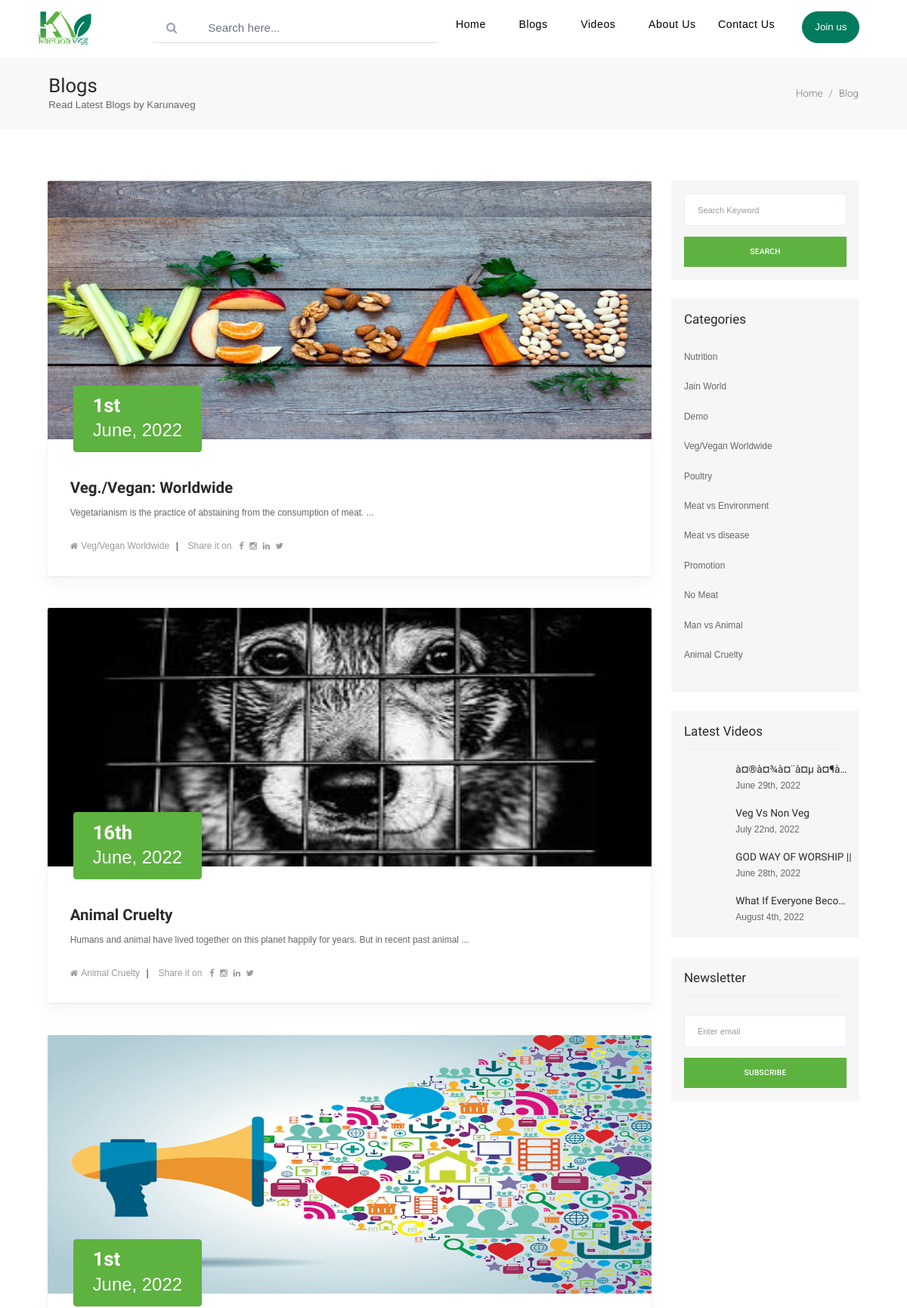
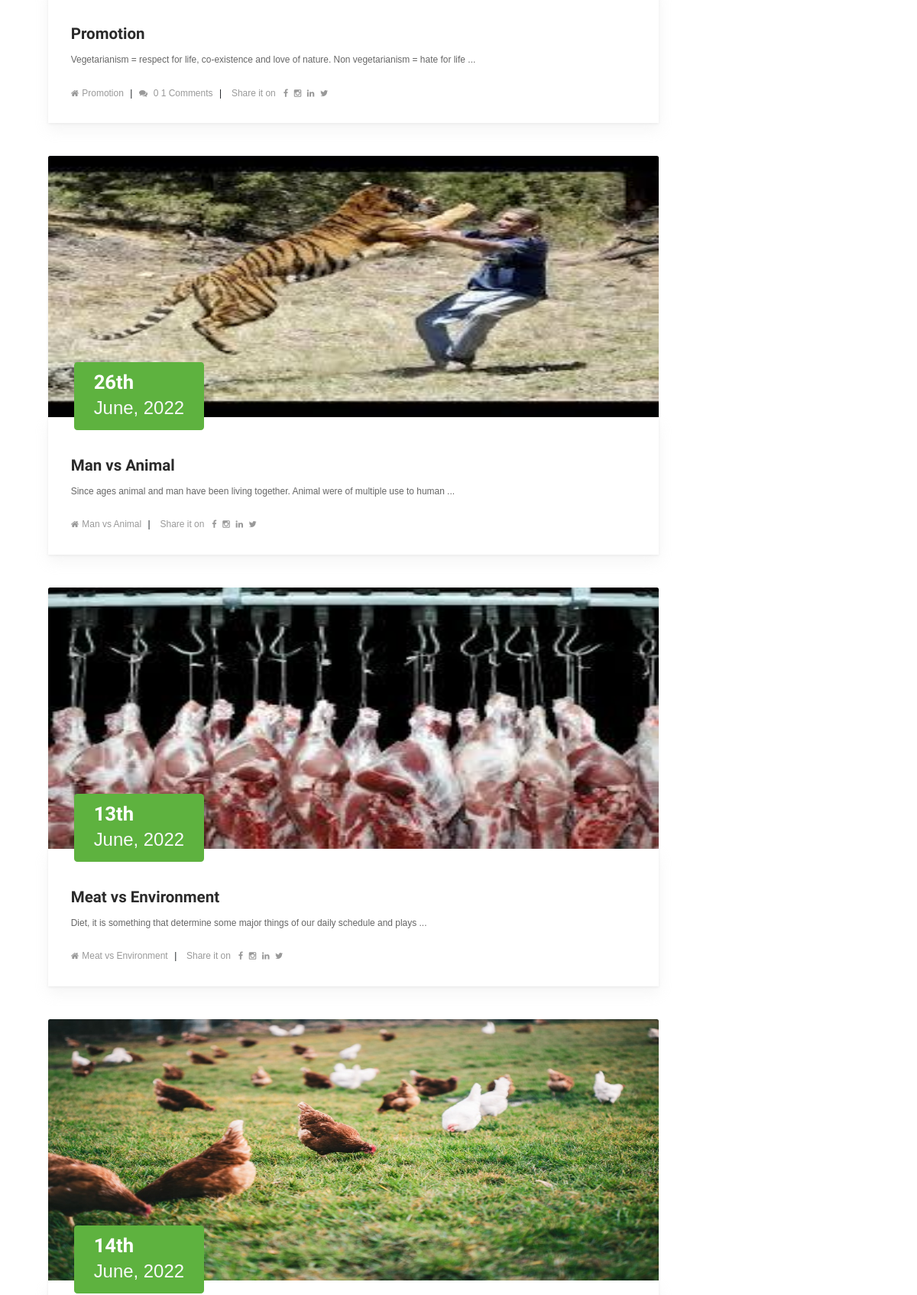
Screenshot of /blog.php (upper part) with the database file from the repository (2 pictures, top to bottom).
### tables this page shows
CREATE TABLE `posts` (
  `id` int(11) NOT NULL,
  `title` text NOT NULL,
  `content` text NOT NULL,
  `about_blog` text NOT NULL,
  `url` varchar(200) NOT NULL,
  `created_at` timestamp NOT NULL DEFAULT CURRENT_TIMESTAMP,
  `category_id` int(11) NOT NULL
);

CREATE TABLE `images` (
  `id` int(11) NOT NULL,
  `post_id` int(11) NOT NULL,
  `image` text NOT NULL
);

CREATE TABLE `category` (
  `id` int(11) NOT NULL,
  `name` varchar(200) NOT NULL
);

CREATE TABLE `videos` (
  `id` int(20) NOT NULL,
  `title` varchar(200) NOT NULL,
  `description` text NOT NULL,
  `ending_lines` text NOT NULL,
  `url` text NOT NULL,
  `category_id` int(11) NOT NULL,
  `created_at` timestamp NOT NULL DEFAULT CURRENT_TIMESTAMP ON UPDATE CURRENT_TIMESTAMP
);

### blog.php (the view, shortened to what this page needs)
<!DOCTYPE html>
<html lang="en">
  <head>
    <link rel="stylesheet" href="css/bootstrap.css" />
    <link href="vendor/bootstrap/css/bootstrap.min.css" rel="stylesheet">
    <link rel="stylesheet" href="assets/css/fontawesome.css">
    <link rel="stylesheet" href="assets/css/style.css">
    <link rel="stylesheet" href="assets/css/owl.css">
    <link rel="stylesheet" href="assets/css/Blog-style.css" />
  </head>
  <body >
    <?php
        include('includes/function.php');
        include('includes/header.php');
    ?>
 <section class="banner_area">
      <div class="banner_inner d-flex align-items-center">
        <div class="container-fluid col-11">
          <div
            class="banner_content d-md-flex justify-content-between align-items-center">
            <div class="mb-3 mb-md-0">
              <h2>Blogs</h2>
              <p>Read Latest Blogs by Karunaveg</p>
            </div>
            <div class="page_link">
              <a href="index.php">Home</a>
              <a href="blog.php">Blog </a>
            </div>
          </div>
        </div>
      </div>
    </section>
  <section class="blog_area " style="zoom:90%">
      <div class="container-fluid col-11">
          <div class="row">
              <div class="col-lg-9 mb-5 mb-lg-0">
                  <div class="blog_left_sidebar">
                      <?php
                        $query = "SELECT * FROM `posts` ORDER BY RAND()";
                        $run = mysqli_query($db, $query);
                        $num = mysqli_num_rows($run);
                        if($num>0)
                        {
                          while( $row = mysqli_fetch_assoc($run))
                          {
                            ?>
                          <article class="blog_item shadow-sm">
                            <a href="post.php?id=<?php echo $row['id']?>">
                              <div class="blog_item_img">
                              <?php
                                  $getImageid = $row['id'];
                                  $query_img = "SELECT * FROM `images` WHERE `post_id` = '$getImageid' ";
                                  $fetch_img = mysqli_query($db, $query_img);
                                  $res_img = mysqli_fetch_assoc($fetch_img);
                                ?>
                              <img src="uploaded_images/<?php echo $res_img['image']; ?>" id="blog-img" class="card-img-top"  alt="<?php
                                  $alt= str_replace(' ', '-', ( $res_img['image'])); echo$alt?>" >
                                <a href="#" class="blog_item_date">
                                <h3>
                                  <time class="post-item__meta post-item__meta--date" datetime="2022-02-14T20:24:54+00:00">
                                    <?= date('jS',strtotime($row['created_at']))?>
                                  </time>
                                </h3>
                                <p class="fs-3 text-light">
                                  <time class="post-item__meta post-item__meta--date" datetime="2022-02-14T20:24:54+00:00">
                                    <?= date('F, Y',strtotime($row['created_at']))?>
                                  </time>
                                </p>
                                </a>
                              </div>
                              <div class="blog_details">
                                  <a class="d-inline-block" href="#">
                                      <h2><?php echo $row['title'] ?></h2>
                                  </a>
                                  <p> <?php echo $row['about_blog'] ?> ... </p>
                                  <ul class="blog-info-link">
                                      <?php
                                        $category_id = $row['category_id'];
                                        $sql = "SELECT * FROM `category` WHERE `id` = '$category_id' ";
                                        $fetch = mysqli_query($db, $sql);
                                        $res = mysqli_fetch_assoc($fetch);
                                      ?>
                                    <li><a href="#"><i class="fa fa-home"></i><?php echo $res['name'] ?></a></li>
                                    <?php
                                        $getComment_id = $row['id'];
                                        $sql_comment = "SELECT * FROM `comments` WHERE `post_id` = '$getComment_id' ";
                                        $fetch_comment = mysqli_query($db, $sql_comment);
                                        $res_comment = mysqli_num_rows($fetch_comment);
                                        if($res_comment > 0 )
                                        {
                                      ?>
                                        <li><a href="#"><i class="fa fa-comments"></i> 0 <?php echo $res_comment ?> Comments</a></li>
                                      <?php
                                        }
                                      ?>
                                        <li><a href="#"> <i class="fa fa-share1"></i>Share it on &nbsp </a>
                                          <a href="https://www.facebook.com/sharer.php?u=http://localhost/www/Tech%20Binge/karuna-veg/post.php?id=<?php echo $row['id']?>"><i class="fa fa-facebook "></i> </a>
                                          <a href="#"><i class="fa fa-instagram "></i> </a>
                                          <a href="https://www.linkedin.com/shareArticle?url=http://localhost/www/Tech%20Binge/karuna-veg/post.php?id=<?php echo $row['id']?>"><i class="fa fa-linkedin "></i> </a>
                                          <a href="https://twitter.com/intent/tweet?url=http://localhost/www/Tech%20Binge/karuna-veg/post.php?id=<?php echo $row['id']?>"><i class="fa fa-twitter "></i> </a>
                                        </li>
                                  </ul>
                              </div>
                            </a>
                           </article>
                        <?php
                              }
                            }
                            else
                            {
                              echo "Please publish some blogs.";
                            }
                          ?>
                  </div>
              </div>
              <div class="col-lg-3">
                  <div class="blog_right_sidebar">
                      <aside class="single_sidebar_widget search_widget">
                          <form action="#">
                            <div class="form-group">
                              <div class="input-group mb-3">
                                <input type="text" class="form-control" placeholder="Search Keyword">
                                <div class="input-group-append">
                                  <button class="btn" type="button"><i class="ti-search"></i></button>
                                </div>
                              </div>
                            </div>
                            <button class="main_btn rounded-0 w-100" type="submit">Search</button>
                          </form>
                      </aside>
                      <aside class="single_sidebar_widget post_category_widget">
                        <h4 class="widget_title">Categories</h4>
                          <?php
                          $query = "SELECT * FROM `category` ORDER BY RAND() DESC ";
                          $run = mysqli_query($db, $query);
                          while($row = mysqli_fetch_assoc($run))
                          {
                          ?>
                            <ul class="list cat-list">
                                <li>
                                    <a href="blog.php?category_id=<?= $row['id']?>" class="d-flex">
                                        <p><?php echo $row['name'] ?></p>
                                    </a>
                                </li>
                            </ul>
                          <?php
                          }
                          ?>
                      </aside>
                      <aside class="single_sidebar_widget popular_post_widget">
                          <h3 class="widget_title">Latest Videos</h3>
                          <?php
                          $query = "SELECT * FROM `videos` ORDER BY RAND() LIMIT 4";
                          $run = mysqli_query($db, $query);
                          while($row = mysqli_fetch_assoc($run))
                          {
                          ?>
                          <div class="media post_item">
                            <div class="card-iframe">
                              <iframe class="embed-responsive-item" id="card-img-iframe" src="<?= $row['url']?>?rel=0&modestbranding=1" style="width: 60px; height: 40px" allowfullscreen></iframe>
                            </div>
                              <div class="media-body">
                                  <a href="video-blog-single.php?id=<?php echo $row['id']?>">
                                      <h3 class="text-truncate" style="width: 180px"><?php echo $row['title'] ?></h3>
                                  </a>
                                  <p>
                                    <time class="post-item__meta post-item__meta--date" datetime="2022-02-14T20:24:54+00:00">
                                      <?= date('F jS, Y',strtotime($row['created_at']))?>
                                    </time>
                                  </p>
                              </div>
                          </div>
                          <?php
                          }
                          ?>
                      </aside>
                      <aside class="single_sidebar_widget newsletter_widget">
                        <h4 class="widget_title">Newsletter</h4>
                        <form action="#">
                          <div class="form-group">
                            <input type="email" class="form-control" placeholder="Enter email" required>
                          </div>
                          <button class="main_btn rounded-0 w-100" type="submit">Subscribe</button>
                        </form>
                      </aside>
                  </div>
              </div>
          </div>
      </div>
  </section>
  </body>
</html>

### assets/css/style.css (style rules this page uses)
:root { --green2: #007B5E; --green1: #5EB23F; --para: #8f8686; --white: #fff; --white-gray: #f7f7f7; ; }
body { font-family: sans-serif; overflow-x: hidden; text-rendering: optimizeLegibility; -webkit-font-smoothing: antialiased; -moz-osx-font-smoothing: grayscale; overflow-x: hidden; zoom: 95%; }
p { margin-bottom: 0px; font-size: 14px; color: #666666; }
a { text-decoration: none!important; }
ul { padding: 0; margin: 0; list-style: none; }
h1, h2, h3, h4, h5, h6 { margin: 0px; }
*, *:before, *:after { -webkit-box-sizing: border-box; box-sizing: border-box; -webkit-font-smoothing: antialiased; -moz-osx-font-smoothing: grayscale; }
.btn { border: none; }
* { margin: 0; padding: 0; -webkit-box-sizing: border-box; box-sizing: border-box; }

### rows the page displays
posts: images.image (picture), created_at "1st", created_at "June, 2022", title "Veg./Vegan: Worldwide", about_blog "Vegetarianism is the practice of abstaining from the consumption of meat.", category.name "Veg/Vegan Worldwide"
posts: images.image (picture), created_at "16th", created_at "June, 2022", title "Animal Cruelty", about_blog "Humans and animal have lived together on this planet happily for years. But in recent past animal", category.name "Animal Cruelty"
posts: images.image (picture), created_at "1st", created_at "June, 2022", title "Promotion", about_blog "Vegetarianism = respect for life, co-existence and love of nature. Non vegetarianism = hate for life", category.name "Promotion", res_comment "1"
posts: images.image (picture), created_at "26th", created_at "June, 2022", title "Man vs Animal", about_blog "Since ages animal and man have been living together. Animal were of multiple use to human", category.name "Man vs Animal"
posts: images.image (picture), created_at "13th", created_at "June, 2022", title "Meat vs Environment", about_blog "Diet, it is something that determine some major things of our daily schedule and plays", category.name "Meat vs Environment"
posts: images.image (picture), created_at "14th", created_at "June, 2022"
category: name "Nutrition"
category: name "Jain World"
category: name "Demo"
category: name "Veg/Vegan Worldwide"
category: name "Poultry"
category: name "Meat vs Environment"
category: name "Meat vs disease"
category: name "Promotion"
category: name "No Meat"
category: name "Man vs Animal"
category: name "Animal Cruelty"
videos: title "à¤®à¤¾à¤¨à¤µ à¤¶à¤°à¥…", created_at "June 29th, 2022"
videos: title "Veg Vs Non Veg", created_at "July 22nd, 2022"
videos: title "GOD WAY OF WORSHIP ||", created_at "June 28th, 2022"
videos: title "What If Everyone Becomes…", created_at "August 4th, 2022"
